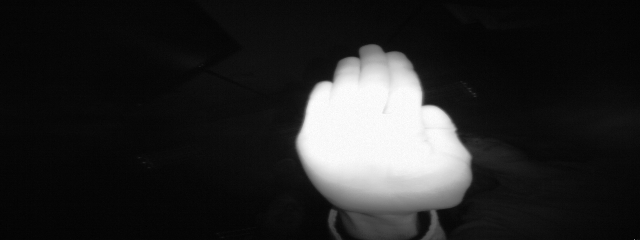
#> input picture Task4/leapGestRecog/00/01_palm/frame_00_01_0098.png, 640 x 240 px, found by its file name; its folder holds only this picture in this run
$ jupyter execute t4.ipynb
#> lines starting #> are read from the running program, lines starting #| are printed output that depends on the picture
# Import necessary libraries

[cell 1]
import os
import cv2
import numpy as np
from sklearn.model_selection import train_test_split

# Constants

[cell 2]
DATASET_PATH = "D:/Work/AliShaikh_ProdigyInfotech/Task4/leapGestRecog"
IMG_SIZE = (64, 64)  # Reshape images to 64x64 pixels

# Function to load and preprocess images

[cell 3]
def load_images(folder_path):
    images = []
    labels = []
    problematic_images = []
    for subject_folder in os.listdir(folder_path):
        subject_path = os.path.join(folder_path, subject_folder)
        if os.path.isdir(subject_path):
            for gesture_folder in os.listdir(subject_path):
                gesture_path = os.path.join(subject_path, gesture_folder)
                if os.path.isdir(gesture_path):
                    for img_file in os.listdir(gesture_path):
                        img_path = os.path.join(gesture_path, img_file)
                        # Read image and resize
                        img = cv2.imread(img_path, cv2.IMREAD_GRAYSCALE)
#> img is the input picture: shape (240, 640); min 0, max 255, mean 39
                        if img is None:
                            problematic_images.append(img_path)
                            continue
                        img = cv2.resize(img, IMG_SIZE)
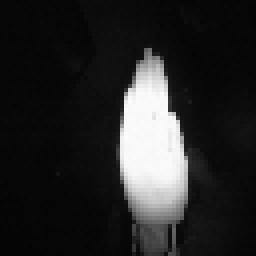
#> img: shape (64, 64) (shown 4 times larger); min 4, max 252, mean 38.9
                        # Normalize pixel values
                        img = img / 255.0
                        images.append(img)
                        labels.append(int(gesture_folder.split("_")[0]) - 1)  # Subtract 1 to make labels start from 0
    if problematic_images:
        print("Problematic images:")
        for img_path in problematic_images:
            print(img_path)
    return np.array(images), np.array(labels)

# Load images and labels

[cell 4]
X, y = load_images(DATASET_PATH)

# Split data into training and testing sets

[cell 5]
X_train, X_test, y_train, y_test = train_test_split(X, y, test_size=0.2, random_state=42)

# Print dataset statistics

[cell 6]
print("Number of training samples:", len(X_train))
print("Number of testing samples:", len(X_test))
print("Image shape:", X_train[0].shape)
#| Image shape: (64, 64)

$ run again, on Task4/leapGestRecog/00/03_fist/frame_00_03_0002.png
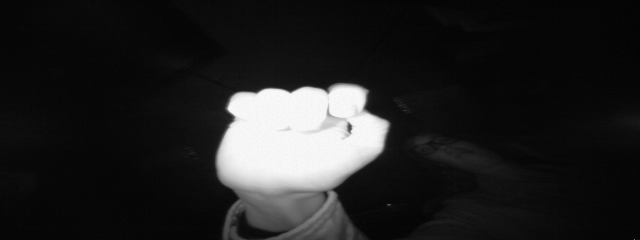
#> input picture Task4/leapGestRecog/00/03_fist/frame_00_03_0002.png, 640 x 240 px, found by its file name
#> in load_images, img is the input picture: shape (240, 640); min 1, max 252, mean 34.3
#> in load_images, `img = cv2.resize(img, IMG_SIZE)`:
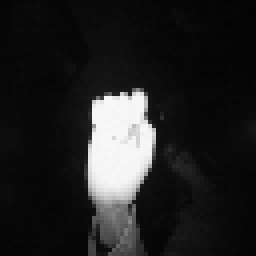
#> img: shape (64, 64) (shown 4 times larger); min 3, max 249, mean 34.2
#| Image shape: (64, 64)
